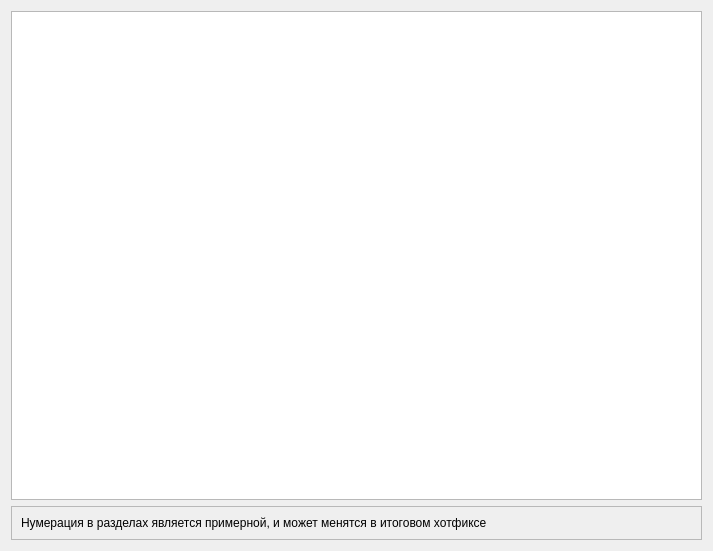
<?xml version="1.0" encoding="UTF-8"?>
<ui version="4.0">
 <class>StructSettingsPage</class>
 <widget class="QWizardPage" name="StructSettingsPage">
  <property name="geometry">
   <rect>
    <x>0</x>
    <y>0</y>
    <width>713</width>
    <height>551</height>
   </rect>
  </property>
  <property name="windowTitle">
   <string>WizardPage</string>
  </property>
  <layout class="QVBoxLayout" name="verticalLayout_2">
   <item>
    <widget class="QTreeView" name="treeView"/>
   </item>
   <item>
    <widget class="QFrame" name="frame">
     <property name="frameShape">
      <enum>QFrame::StyledPanel</enum>
     </property>
     <property name="frameShadow">
      <enum>QFrame::Plain</enum>
     </property>
     <layout class="QVBoxLayout" name="verticalLayout">
      <item>
       <widget class="QLabel" name="label">
        <property name="text">
         <string>Нумерация в разделах является примерной, и может менятся в итоговом хотфиксе</string>
        </property>
       </widget>
      </item>
     </layout>
    </widget>
   </item>
  </layout>
 </widget>
 <resources/>
 <connections/>
</ui>
